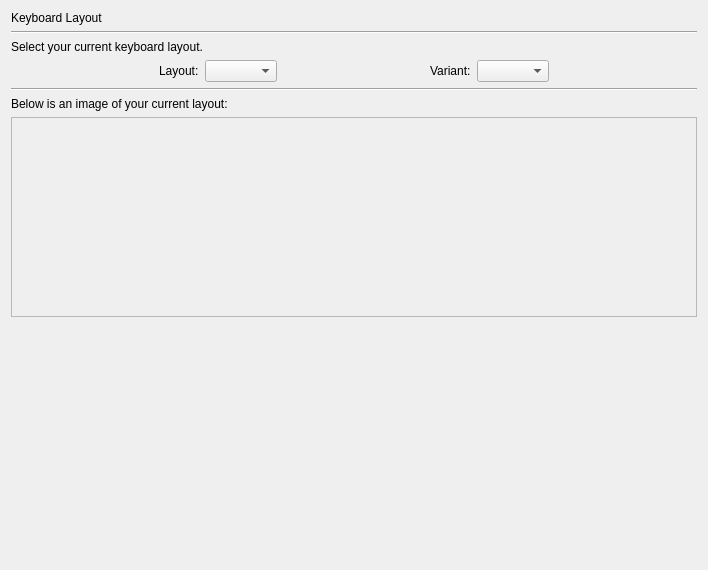
<?xml version="1.0" encoding="UTF-8"?>
<ui version="4.0">
 <class>page</class>
 <widget class="QWidget" name="page">
  <property name="geometry">
   <rect>
    <x>0</x>
    <y>0</y>
    <width>708</width>
    <height>570</height>
   </rect>
  </property>
  <property name="windowTitle">
   <string>Form</string>
  </property>
  <layout class="QVBoxLayout" name="verticalLayout">
   <item>
    <widget class="QLabel" name="keyboard_heading_label">
     <property name="text">
      <string>Keyboard Layout</string>
     </property>
    </widget>
   </item>
   <item>
    <widget class="Line" name="line3">
     <property name="frameShape">
      <enum>QFrame::HLine</enum>
     </property>
     <property name="frameShadow">
      <enum>QFrame::Sunken</enum>
     </property>
     <property name="orientation">
      <enum>Qt::Horizontal</enum>
     </property>
    </widget>
   </item>
   <item>
    <widget class="QLabel" name="keyboard_comment_label">
     <property name="text">
      <string>Select your current keyboard layout.</string>
     </property>
     <property name="wordWrap">
      <bool>false</bool>
     </property>
    </widget>
   </item>
   <item>
    <layout class="QHBoxLayout" name="horizontalLayout_5">
     <item>
      <spacer name="horizontalSpacer_11">
       <property name="orientation">
        <enum>Qt::Horizontal</enum>
       </property>
       <property name="sizeHint" stdset="0">
        <size>
         <width>40</width>
         <height>20</height>
        </size>
       </property>
      </spacer>
     </item>
     <item>
      <widget class="QLabel" name="keyboard_layout_label">
       <property name="text">
        <string>Layout:</string>
       </property>
      </widget>
     </item>
     <item>
      <widget class="QComboBox" name="keyboard_layout_combobox"/>
     </item>
     <item>
      <spacer name="horizontalSpacer_10">
       <property name="orientation">
        <enum>Qt::Horizontal</enum>
       </property>
       <property name="sizeHint" stdset="0">
        <size>
         <width>40</width>
         <height>20</height>
        </size>
       </property>
      </spacer>
     </item>
     <item>
      <widget class="QLabel" name="keyboard_variant_label">
       <property name="text">
        <string>Variant:</string>
       </property>
      </widget>
     </item>
     <item>
      <widget class="QComboBox" name="keyboard_variant_combobox"/>
     </item>
     <item>
      <spacer name="horizontalSpacer_12">
       <property name="orientation">
        <enum>Qt::Horizontal</enum>
       </property>
       <property name="sizeHint" stdset="0">
        <size>
         <width>40</width>
         <height>20</height>
        </size>
       </property>
      </spacer>
     </item>
    </layout>
   </item>
   <item>
    <widget class="Line" name="line">
     <property name="orientation">
      <enum>Qt::Horizontal</enum>
     </property>
    </widget>
   </item>
   <item>
    <widget class="QLabel" name="keyboard_image_label">
     <property name="text">
      <string>Below is an image of your current layout:</string>
     </property>
    </widget>
   </item>
   <item>
    <widget class="QFrame" name="keyboard_frame">
     <property name="minimumSize">
      <size>
       <width>0</width>
       <height>200</height>
      </size>
     </property>
     <property name="frameShape">
      <enum>QFrame::StyledPanel</enum>
     </property>
     <property name="frameShadow">
      <enum>QFrame::Raised</enum>
     </property>
    </widget>
   </item>
   <item>
    <spacer name="verticalSpacer_6">
     <property name="orientation">
      <enum>Qt::Vertical</enum>
     </property>
     <property name="sizeHint" stdset="0">
      <size>
       <width>20</width>
       <height>10</height>
      </size>
     </property>
    </spacer>
   </item>
  </layout>
 </widget>
 <resources/>
 <connections/>
</ui>
